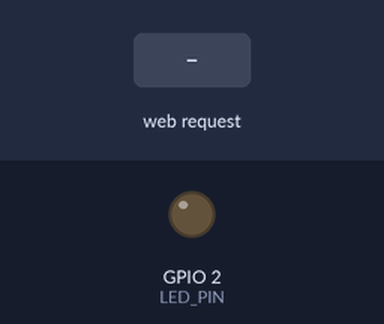
Simulated run of this sketch. Board: ESP32. On the bench: output pins drawn as LEDs (lit = HIGH). Inputs (shaded band) come from the test bench. WiFi joins after 1.5 s; servers stay silent unless stated; what the sketch prints to the serial monitor is not drawn.

Above: at 2.8 s.
2.9 s: HTTP request GET /led/on received
At 4.1 s:
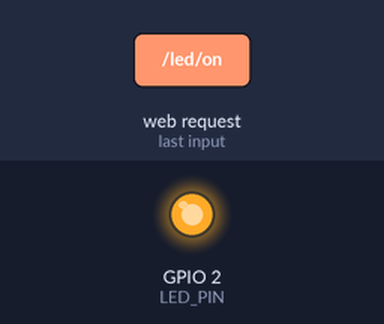
4.4 s: HTTP request GET /led/off received
At 5.4 s:
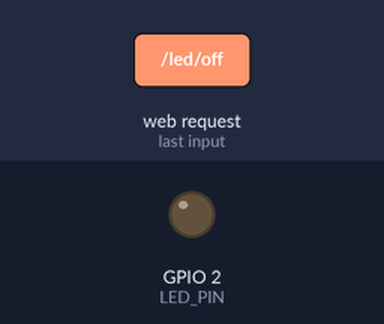
Timing chart, 0 to 7.4 s (numbered marks = the images above; inputs shaded):
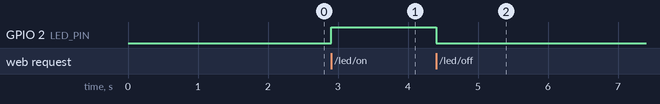

Measured:
- after the input at 2.9 s, GPIO 2 (LED_PIN): LOW → HIGH at once
- after the input at 4.4 s, GPIO 2 (LED_PIN): HIGH → LOW at once

The sketch:

esp32-wifi-led-controller.ino
```cpp
/*
 * ESP32 WiFi LED Controller
 * -------------------------
 * Turns an ESP32 into a tiny web server on your home WiFi.
 * Open the printed IP address in any browser (phone or PC)
 * to switch the built-in LED on and off.
 *
 * Board:  any ESP32 dev board (built-in LED is usually GPIO 2)
 * IDE:    Arduino IDE with the ESP32 board package installed
 * Libs:   none extra - WiFi and WebServer ship with the ESP32 core
 */

#include <WiFi.h>
#include <WebServer.h>

// ---- Change these to your own network ----
const char* WIFI_SSID     = "YOUR_WIFI_NAME";
const char* WIFI_PASSWORD = "YOUR_WIFI_PASSWORD";
// ------------------------------------------

const int LED_PIN = 2;  // built-in LED on most ESP32 dev boards

WebServer server(80);
bool ledOn = false;

String pageHtml() {
  String state = ledOn ? "ON" : "OFF";
  String html =
    "<!DOCTYPE html><html><head>"
    "<meta name='viewport' content='width=device-width, initial-scale=1'>"
    "<title>ESP32 LED</title>"
    "<style>"
    "body{font-family:sans-serif;text-align:center;background:#0b1120;color:#e2e8f0;padding-top:60px}"
    "h1{font-weight:700}.state{font-size:3rem;margin:20px}"
    "a{display:inline-block;margin:10px;padding:16px 40px;border-radius:12px;"
    "font-size:1.3rem;text-decoration:none;color:#0b1120}"
    ".on{background:#22c55e}.off{background:#ef4444;color:#fff}"
    "</style></head><body>"
    "<h1>ESP32 LED Controller</h1>"
    "<div class='state'>LED is " + state + "</div>"
    "<a class='on' href='/led/on'>Turn ON</a>"
    "<a class='off' href='/led/off'>Turn OFF</a>"
    "</body></html>";
  return html;
}

void handleRoot()   { server.send(200, "text/html", pageHtml()); }
void handleLedOn()  { ledOn = true;  digitalWrite(LED_PIN, HIGH); server.sendHeader("Location", "/"); server.send(303); }
void handleLedOff() { ledOn = false; digitalWrite(LED_PIN, LOW);  server.sendHeader("Location", "/"); server.send(303); }

void setup() {
  pinMode(LED_PIN, OUTPUT);
  digitalWrite(LED_PIN, LOW);

  Serial.begin(115200);
  Serial.println();
  Serial.print("Connecting to WiFi");
  WiFi.begin(WIFI_SSID, WIFI_PASSWORD);
  while (WiFi.status() != WL_CONNECTED) {
    delay(400);
    Serial.print(".");
  }
  Serial.println();
  Serial.print("Connected! Open this in your browser: http://");
  Serial.println(WiFi.localIP());

  server.on("/", handleRoot);
  server.on("/led/on", handleLedOn);
  server.on("/led/off", handleLedOff);
  server.begin();
  Serial.println("Web server started.");
}

void loop() {
  server.handleClient();
}
```
